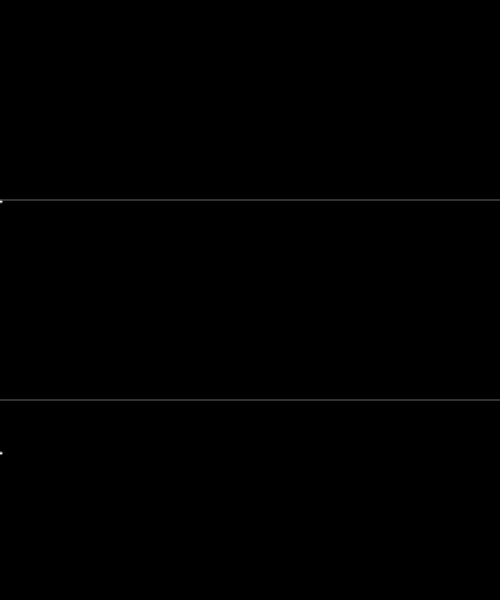
Frame 1 (no input)
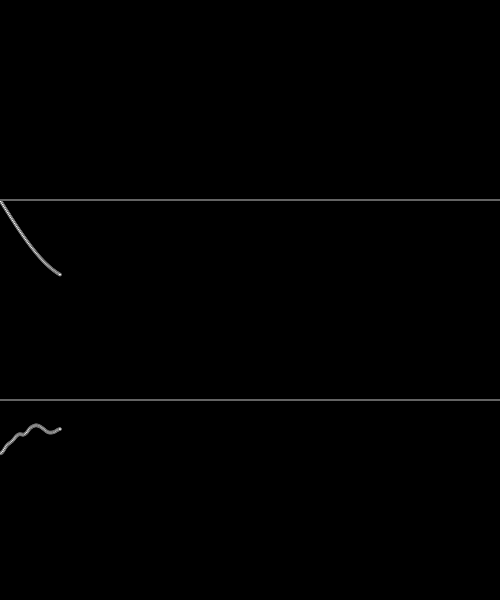
Frame 60 (no input)
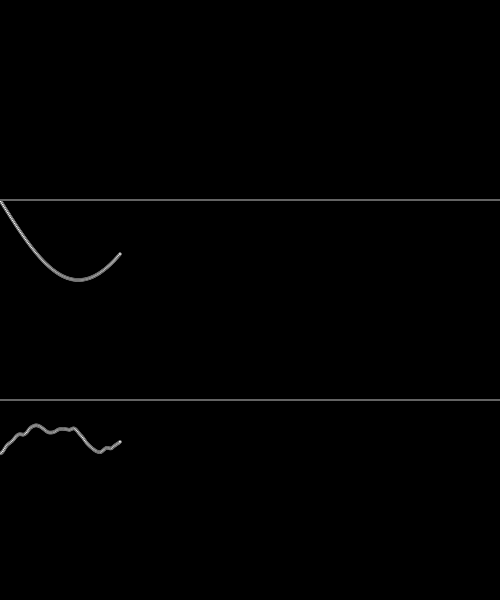
Frame 120 (the mouse pressed at the canvas centre since frame 60)

The p5.js sketch that drew these frames (run headless with seeded random() and noise() and a simulated clock; from frame 60 on, the mouse is pressed at the canvas centre):

// p5.js sketch
// ── sketch.js
// IMA NYU Shanghai
// the Nature of Code
// MOQN
// Mar 15 2017


function setup() {
  createCanvas(500, 600);
  background(0);
  fill(255);
  stroke(100);
}


function draw() {
  let freq = frameCount * 0.02;
  let amp = 80;

  let x = frameCount % width;

  // sine wave
  let sinValue = sin(freq) * amp; // sin(freq) * amp
  let y = height * 1 / 3 + sinValue;
  ellipse(x, y, 3, 3);
  line(0, height * 1 / 3, width, height * 1 / 3);

  // noise
  let noiseValue = noise(freq) * amp
  y = height * 2 / 3 + noiseValue;
  ellipse(x, y, 3, 3);
  line(0, height * 2 / 3, width, height * 2 / 3);
}
